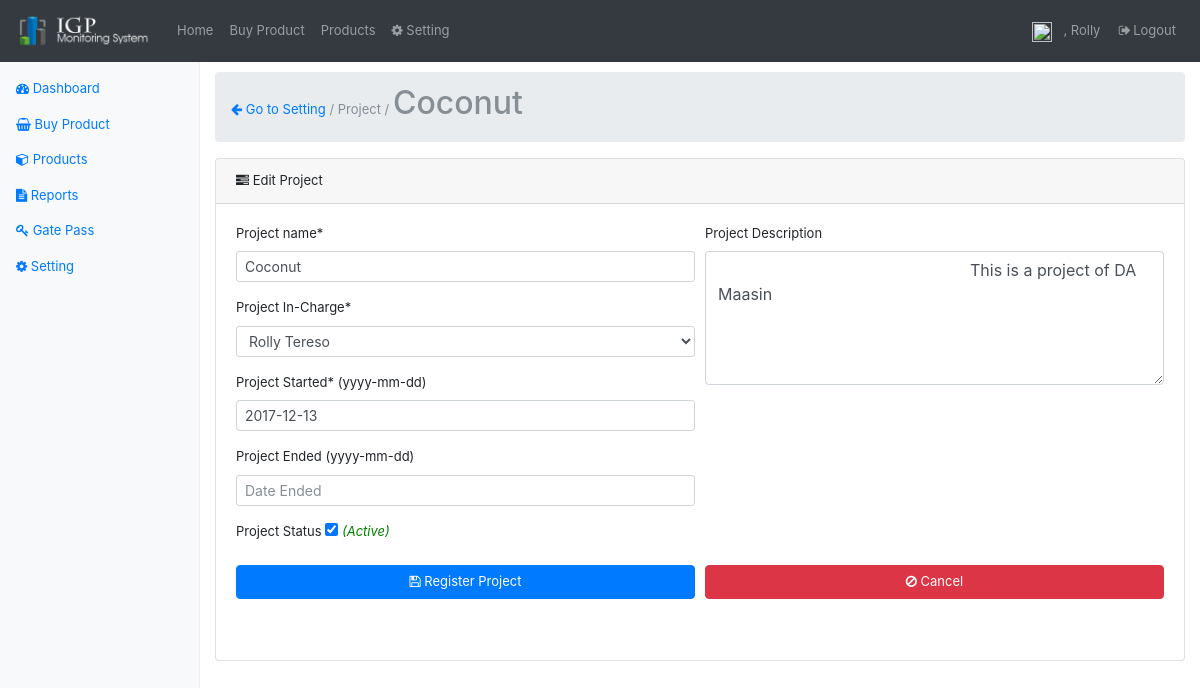
The app's page /project-register.php?edit=1 (signed in), older data.
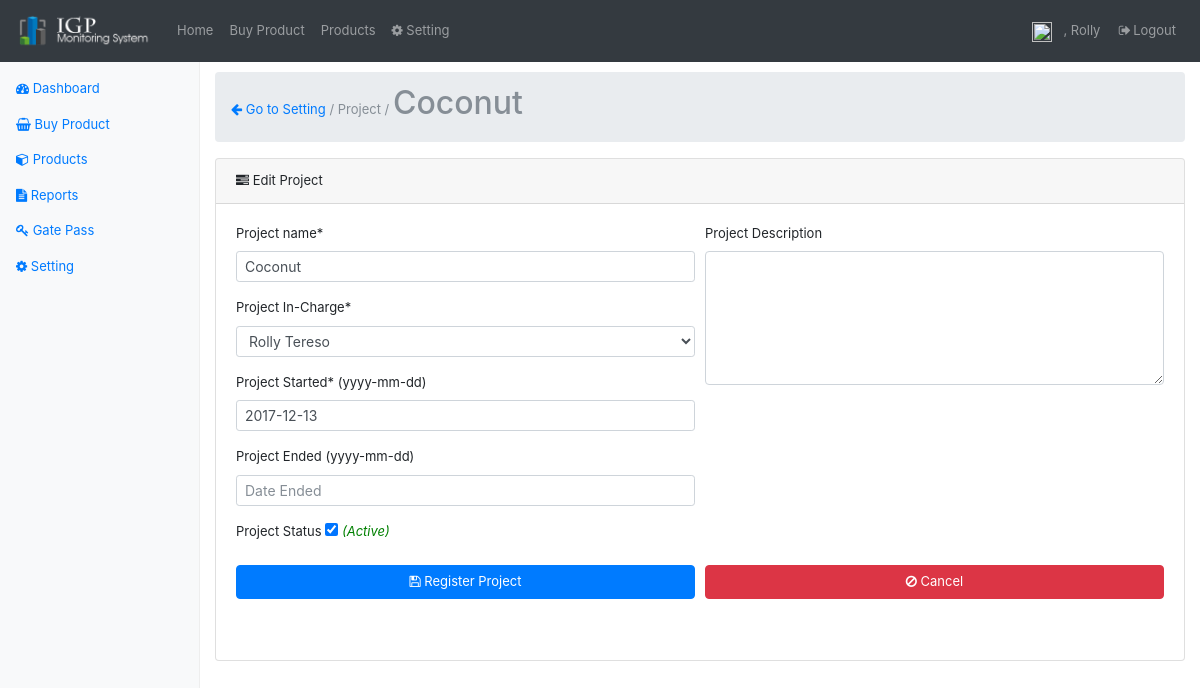
The same page, newer data.
### tables this page shows
CREATE TABLE `projects` (
  `project_id` int(11) NOT NULL,
  `project_name` varchar(45) DEFAULT NULL,
  `project_description` varchar(45) DEFAULT NULL,
  `project_status` enum('Y','N') DEFAULT 'Y',
  `project_incharge` int(11) DEFAULT NULL,
  `project_started` date DEFAULT NULL,
  `project_ended` date DEFAULT NULL,
  `created_on` timestamp NULL DEFAULT CURRENT_TIMESTAMP,
  `created_by` int(11) DEFAULT NULL
);

### classes/DbConfig.php (called while the page is built, shortened)
<?php
class DbConfig
{
    private $_host = 'localhost';
    private $_username = 'root';
    private $_password = '';
    private $_database = 'monitoringsystem';
    protected $connection;
    public function __construct()
    {
        if (!isset($this->connection)) {
            $this->connection = new mysqli($this->_host, $this->_username, $this->_password, $this->_database);
        }
        return $this->connection;
    }
}
?>

### classes/Crud.php (called while the page is built, shortened)
<?php
include_once 'DbConfig.php';
class Crud extends DbConfig
{
    public function getData($query)
    {
        $result = $this->connection->query($query);
        $rows = array();
        while ($row = $result->fetch_assoc()) {
            $rows[] = $row;
        }
        return $rows;
    }
}
?>

### project-register.php (the view, shortened to what the changed rows need)
<?php
    require_once('layout/header.php');
    require_once('classes/Crud.php');
    $crud = new Crud();
    $users = $crud->getData("SELECT * FROM users ;");
    $project_name= "";
    $project_description  = "";
    $project_status="";
    $project_incharge ="";
    $project_started ="";
    $project_ended ="";
    $found=false;
    $add=true;
    if(isset($_GET['edit'])){
       $id = $crud->escape_string($_GET['edit']);
       if(is_numeric($id) && $id!=''){
            $projects = $crud->getData("SELECT * FROM projects WHERE project_id=".$_GET['edit']);
            $found=(count($projects)==1)?true:false;
            $add=false;
            foreach ($projects as $res) {
                $project_name = $res['project_name'];
                $project_description  = $res['project_description'];
                $project_status  = $res['project_status'];
                $project_incharge =$res['project_incharge'];
                $project_started =$res['project_started'];
                $project_ended =$res['project_ended'];
            }
      }
    }
?>
<link href="assets/bootstrap-datepicker3.min.css" rel="stylesheet">
<?php require_once('layout/nav.php');?>
        <main role="main" class="col-sm-9 ml-sm-auto col-md-10 pt-3">
           <nav aria-label="breadcrumb" role="navigation">
              <ol class="breadcrumb">
                    <li class="breadcrumb-item active" aria-current="page"><a href='setting.php'><i class="fa fa-arrow-left" aria-hidden="true"></i> Go to Setting</a> / Project / <h2><?php echo  $project_name;?></h2></li>
              </ol>
           </nav>
         <div class="card">
              <div class="card-body">
              <?php if($found || $add){?>
                      <div class="row">
                        <div class="col-md-12">
                               <form data-toggle="validator" role="form" id="form">
                                        <div class="form-row">
                                              <div class="col-md-6">
                                                  <div class="form-group">
                                                        <label for="exampleInputName">Project name*</label>
                                                        <input class="form-control form-control-sm" id="project_name" name="project_name" type="text"  placeholder="Enter project name" required value="<?php echo $project_name;?>">
                                                  </div>
                                                   <div class="form-group">
                                                  <label>Project In-Charge*</label>
                                                        <select required class="form-control form-control-sm" id="project_incharge" name="project_incharge">
                                                              <?php
                                                                  foreach ($users as $res) {
                                                              ?>
                                                              <option value="<?php echo $res['user_id'];?>"
                                                                <?php echo($res['user_id']==$project_incharge)?'Selected':'';?>
                                                                ><?php echo $res['firstname'].' '.$res['lastname'];?></option>
                                                              <?php } ?>
                                                        </select>
                                                  </div>
                                                   <div class="form-group">
                                                        <label >Project Started* (yyyy-mm-dd)</label>
                                                        <input class="form-control form-control-sm" id="project_started" name="project_started" type="text"  placeholder="Date Started" data-date-format="yyyy-mm-dd" required value="<?php echo $project_started;?>">
                                                    </div>
                                                    <div class="form-group">
                                                        <label >Project Ended (yyyy-mm-dd)</label>
                                                        <input data-date-format="yyyy-mm-dd" class="form-control form-control-sm" id="project_ended" name="project_ended" type="text"  placeholder="Date Ended" value="<?php echo ($project_ended=='0000-00-00')?'':$project_ended;?>">
                                                    </div>
                                                    <div class="form-group">
                                                              <label for="check">Project Status</label>
                                                              <input  id="project_status" name="project_status" type="checkbox"
                                                              <?php echo($project_status=='Y')?'checked':'';?> />
                                                              <span id="stat" class="italic <?php echo($project_status=='Y')?'green':'red';?>"><?php echo($project_status=='Y')?'(Active)':'(Unactive)';?></span>
                                                    </div>
                                              </div>
                                              <div class="col-md-6">
                                                 <div class="form-group">
                                                      <label for="exampleInputLastName">Project Description</label>
                                                      <textarea rows="5" class="form-control " name="project_description" style="margin-top: 0px; margin-bottom: 0px;">
                                                        <?php echo($project_description=='')?'':$project_description;?></textarea>
                                                  </div>
                                              </div>
                                        </div>
                                        <div class="form-group">
                                          <div class="form-row">
                                              <div class="col-md-6">
                                                  <button type="submit" name="submit" class="btn btn-primary btn-block" ><i class="fa fa-floppy-o" aria-hidden="true"></i> Register Project</button>
                                              </div>
                                              <br/><br/>
                                              <div class="col-md-6">
                                                  <button id="cancel" class="btn btn-danger btn-block" ><i class="fa fa-ban" aria-hidden="true"></i> Cancel</button>
                                              </div>
                                          </div>
                                      </div>
                              </form>
                              <br/>
                      </div>
                  </div>
                  <?php }else{?>
                         <h2 style="text-align: center;width: 100%;"><span style='color:red;'>SYSTEM ERROR 404:</span><br/><small>Project Not Found, maybe because project is not exist.</small></h2>
                  <?php } ?>
              </div>
        </div>
        </div>
<?php require_once('layout/footer.php');?>

Row changes from the older to the newer data that the page shows:
changed projects "Coconut": project_description "This is a project of DA Maasin" → (not shown)
